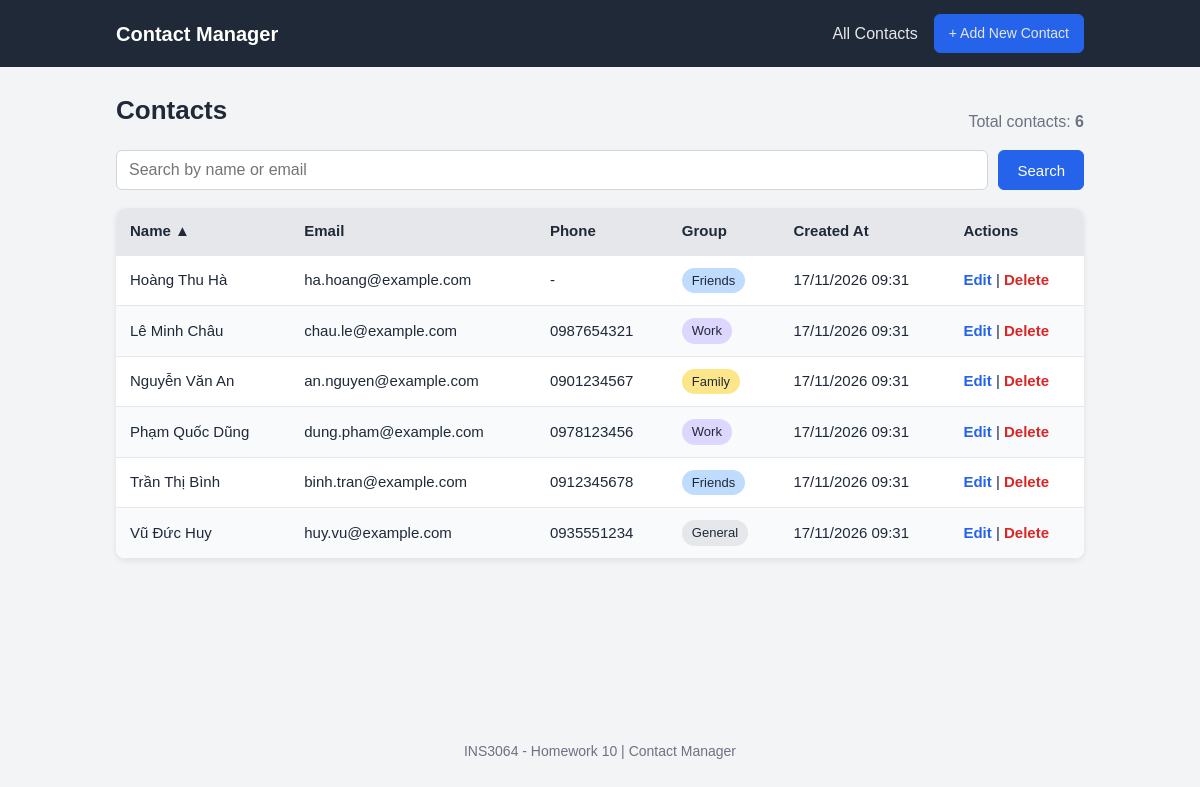
The page / on the database its author committed.
### tables this page shows
CREATE TABLE contacts (
    id          INT AUTO_INCREMENT PRIMARY KEY,
    name        VARCHAR(100) NOT NULL,
    email       VARCHAR(150) UNIQUE,
    phone       VARCHAR(20),
    group_name  VARCHAR(50) DEFAULT 'General',
    notes       TEXT,
    created_at  DATETIME DEFAULT CURRENT_TIMESTAMP,
    updated_at  DATETIME DEFAULT CURRENT_TIMESTAMP ON UPDATE CURRENT_TIMESTAMP
);

### index.php (the view, shortened to what this page needs)
<?php
require_once __DIR__ . '/config.php';
$sortColumns = [
    'name'    => 'name',
    'email'   => 'email',
    'phone'   => 'phone',
    'group'   => 'group_name',
    'created' => 'created_at',
];
$sortKey = isset($_GET['sort']) && is_string($_GET['sort']) ? $_GET['sort'] : 'name';
$sortDir = (isset($_GET['dir']) && $_GET['dir'] === 'desc') ? 'DESC' : 'ASC';
$search  = isset($_GET['q']) && is_string($_GET['q']) ? trim($_GET['q']) : '';
function sortLink(string $key, string $label, string $currentKey, string $currentDir, string $search): string
{
    $isCurrent = ($key === $currentKey);
    $nextDir   = ($isCurrent && $currentDir === 'ASC') ? 'desc' : 'asc';
    $arrow     = $isCurrent ? ($currentDir === 'ASC' ? ' ▲' : ' ▼') : '';
    $query     = http_build_query(['sort' => $key, 'dir' => $nextDir, 'q' => $search]);
    return '<a href="index.php?' . h($query) . '">' . h($label . $arrow) . '</a>';
}
$pdo = getPDO();
$total = (int) $pdo->query('SELECT COUNT(*) FROM contacts')->fetchColumn();
$sql    = 'SELECT id, name, email, phone, group_name, created_at FROM contacts';
$params = [];
$sql .= ' ORDER BY ' . $sortColumns[$sortKey] . ' ' . $sortDir . ', id ASC';
$stmt = $pdo->prepare($sql);
$stmt->execute($params);
$contacts  = $stmt->fetchAll();
renderHeader('Contacts');
?>
<div class="page-title">
    <h1>Contacts</h1>
    <p class="total">
        Total contacts: <strong><?= $total ?></strong>
    </p>
</div>
<form method="get" action="index.php" class="search-form">
    <input type="search" name="q" value="<?= h($search) ?>" placeholder="Search by name or email">
    <button type="submit" class="btn btn-primary">Search</button>
</form>
<div class="table-wrap">
    <table class="contacts-table">
        <thead>
            <tr>
                <th><?= sortLink('name', 'Name', $sortKey, $sortDir, $search) ?></th>
                <th><?= sortLink('email', 'Email', $sortKey, $sortDir, $search) ?></th>
                <th><?= sortLink('phone', 'Phone', $sortKey, $sortDir, $search) ?></th>
                <th><?= sortLink('group', 'Group', $sortKey, $sortDir, $search) ?></th>
                <th><?= sortLink('created', 'Created At', $sortKey, $sortDir, $search) ?></th>
                <th>Actions</th>
            </tr>
        </thead>
        <tbody>
            <?php if (empty($contacts)): ?>
                <tr>
                    <td colspan="6" class="empty">No contacts found.</td>
                </tr>
            <?php else: ?>
                <?php foreach ($contacts as $contact): ?>
                    <tr>
                        <td><?= h($contact['name']) ?></td>
                        <td><?= h($contact['email']) ?></td>
                        <td><?= h($contact['phone'] ?: '-') ?></td>
                        <td>
                            <span class="badge badge-<?= h(strtolower($contact['group_name'])) ?>">
                                <?= h($contact['group_name']) ?>
                            </span>
                        </td>
                        <td><?= h(date('d/m/Y H:i', strtotime($contact['created_at']))) ?></td>
                        <td class="actions">
                            <a href="edit.php?id=<?= (int) $contact['id'] ?>">Edit</a>
                            |
                            <a href="delete.php?id=<?= (int) $contact['id'] ?>" class="danger">Delete</a>
                        </td>
                    </tr>
                <?php endforeach; ?>
            <?php endif; ?>
        </tbody>
    </table>
</div>
<?php renderFooter(); ?>

### config.php (shortened to what this page needs)
<?php
function h($value): string
{
    return htmlspecialchars((string) $value, ENT_QUOTES, 'UTF-8');
}
function renderHeader(string $title): void
{
    ?>
<!DOCTYPE html>
<html lang="en">
<head>
    <link rel="stylesheet" href="style.css">
</head>
<body>
<header class="site-header">
    <div class="container header-inner">
        <a href="index.php" class="brand">Contact Manager</a>
        <nav>
            <a href="index.php">All Contacts</a>
            <a href="add.php" class="btn btn-primary btn-small">+ Add New Contact</a>
        </nav>
    </div>
</header>
<main class="container">
    <?php
}
function renderFooter(): void
{
    ?>
</main>
<footer class="site-footer">
    <p>INS3064 - Homework 10 | Contact Manager</p>
</footer>
</body>
</html>
    <?php
}
    ?>

### style.css (style rules this page uses)
:root { --primary: #2563eb; --primary-dark: #1d4ed8; --danger: #dc2626; --danger-dark: #b91c1c; --text: #1f2937; --muted: #6b7280; --bg: #f3f4f6; --card: #ffffff; --border: #d1d5db; --zebra: #f8fafc; --success-bg: #dcfce7; --success-text: #14532d; --error-bg: #fee2e2; --error-text: #7f1d1d; --warning-bg: #fef9c3; --warning-text: #713f12; }
* { box-sizing: border-box; }
body { margin: 0; font-family: Arial, Helvetica, sans-serif; font-size: 16px; line-height: 1.5; color: var(--text); background: var(--bg); display: flex; flex-direction: column; min-height: 100vh; }
main.container { flex: 1; }
h1 { font-size: 26px; margin: 0 0 4px; }
a { color: var(--primary); text-decoration: none; }
.container { width: 100%; max-width: 1000px; margin: 0 auto; padding: 0 16px; }
.site-header { background: var(--text); color: #fff; padding: 14px 0; margin-bottom: 24px; }
.header-inner { display: flex; justify-content: space-between; align-items: center; flex-wrap: wrap; gap: 10px; }
.brand { color: #fff; font-size: 20px; font-weight: bold; }
.site-header nav { display: flex; align-items: center; gap: 16px; }
.site-header nav a { color: #e5e7eb; }
.site-footer { text-align: center; color: var(--muted); font-size: 14px; padding: 24px 0; }
.page-title { display: flex; justify-content: space-between; align-items: flex-end; flex-wrap: wrap; gap: 10px; margin-bottom: 16px; }
.total { margin: 0; color: var(--muted); }
.btn { display: inline-block; padding: 10px 18px; border: 1px solid var(--border); border-radius: 6px; background: #fff; color: var(--text); font-size: 15px; cursor: pointer; text-align: center; }
.btn-primary { background: var(--primary); border-color: var(--primary); color: #fff; }
.btn-small { padding: 8px 14px; font-size: 14px; }
.search-form { display: flex; gap: 10px; flex-wrap: wrap; margin-bottom: 18px; }
.search-form input[type="search"] { flex: 1 1 240px; padding: 10px 12px; font-size: 16px; border: 1px solid var(--border); border-radius: 6px; }
.table-wrap { width: 100%; overflow-x: auto; background: var(--card); border-radius: 10px; box-shadow: 0 2px 6px rgba(0, 0, 0, 0.08); }
.contacts-table { width: 100%; border-collapse: collapse; font-size: 15px; }
.contacts-table th, .contacts-table td { padding: 12px 14px; text-align: left; border-bottom: 1px solid #e5e7eb; white-space: nowrap; }
.contacts-table td:first-child { white-space: normal; }
.contacts-table thead th { background: #e5e7eb; font-weight: bold; }
.contacts-table thead th a { color: var(--text); }
.contacts-table tbody tr:nth-child(even) { background: var(--zebra); }
.actions a { font-weight: bold; }
.danger { color: var(--danger); }
.badge { display: inline-block; padding: 3px 10px; border-radius: 999px; font-size: 13px; background: #e5e7eb; color: var(--text); }
.badge-family { background: #fde68a; }
.badge-friends { background: #bfdbfe; }
.badge-work { background: #ddd6fe; }
.badge-general { background: #e5e7eb; }

### rows shown on the page
contacts: name "Hoàng Thu Hà", email "ha.hoang@example.com", phone "-", group_name "Friends", created_at "17/11/2026 09:31"
contacts: name "Lê Minh Châu", email "chau.le@example.com", phone "0987654321", group_name "Work", created_at "17/11/2026 09:31"
contacts: name "Nguyễn Văn An", email "an.nguyen@example.com", phone "0901234567", group_name "Family", created_at "17/11/2026 09:31"
contacts: name "Phạm Quốc Dũng", email "dung.pham@example.com", phone "0978123456", group_name "Work", created_at "17/11/2026 09:31"
contacts: name "Trần Thị Bình", email "binh.tran@example.com", phone "0912345678", group_name "Friends", created_at "17/11/2026 09:31"
contacts: name "Vũ Đức Huy", email "huy.vu@example.com", phone "0935551234", group_name "General", created_at "17/11/2026 09:31"

### other values the page prints
$total "6"
$label . $arrow "Name ▲ Email Phone Group Created At"
